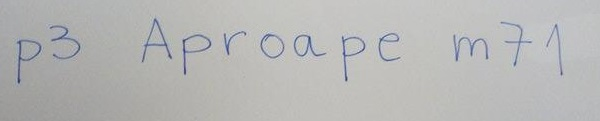
#> input picture test20.jpg, 600 x 121 px
$ python test.py
#> lines starting #> are read from the running program, lines starting #| are printed output that depends on the picture; after the words box and inside, x2 and y2 are one past the last pixel; in counts of white or black regions, pixels touching at a corner belong together
import cv2
from operator import itemgetter
from sklearn import svm
from sklearn.ensemble import BaggingClassifier, RandomForestClassifier
import pickle

def overlap(arr1, arr2):
    if arr1[0]>arr2[0] and arr1[0]<arr2[0]+arr2[2] and arr1[1]>arr2[1] and arr1[1]<arr2[1]+arr2[3]:
        return True
    return False

def test():
    img = cv2.imread('test20.jpg')
#> img is the input picture: shape (121, 600, 3); mean B, G, R 182.3, 183.1, 182.8
    (h, w) = img.shape[:2]
#> h = 121; w = 600
    image_size = h*w
#> image_size = 72600
    mser = cv2.MSER_create()
    mser.setMaxArea(int(image_size/2))
    mser.setMinArea(40)

    gray = cv2.cvtColor(img, cv2.COLOR_BGR2GRAY)
    bw = cv2.adaptiveThreshold(gray, 255.0, cv2.ADAPTIVE_THRESH_GAUSSIAN_C, cv2.THRESH_BINARY,111,7.58)
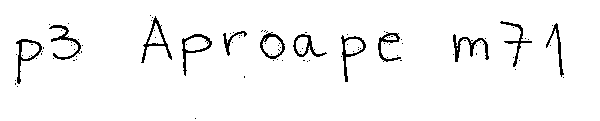
#> bw: shape (121, 600); 96.2% white; black in thin lines or dots, all inside (x1, y1, x2, y2) = (15, 15, 564, 119)
    regions, rects = mser.detectRegions(bw)
#> regions = 19 items; rects = 19 rows, first 6: [453, 34, 36, 28], [546, 23, 18, 54], [500, 21, 32, 46], [141, 16, 31, 47], [378, 33, 23, 29], [341, 35, 25, 47]
    cv2.imwrite('bw.jpg',bw)
    array=rects.tolist()
#> array = 19 items, first 6: [453, 34, 36, 28], [546, 23, 18, 54], [500, 21, 32, 46], [141, 16, 31, 47], [378, 33, 23, 29], [341, 35, 25, 47]
    # [7 lines of commented-out code are left out]

    toremove=[]
    array=sorted(array,key=itemgetter(1))
#> array = 19 items, first 6: [141, 16, 31, 47], [500, 21, 32, 46], [546, 23, 18, 54], [148, 23, 16, 21], [49, 25, 32, 35], [223, 31, 24, 25]
    for i in range(len(array)):
        for j in range(i):
            if overlap(array[i],array[j]):
                toremove.append(array[i])
                break
#> this loop made 19 passes
#> after the loop, toremove = [[148, 23, 16, 21], [384, 35, 13, 5], [296, 37, 12, 18], [262, 37, 20, 19], [185, 37, 24, 14], [345, 39, 18, 15], [21, 42, 18, 17]]

    for item in toremove:
        array.remove(item)
#> this loop made 7 passes
#> after the loop, array = [[141, 16, 31, 47], [500, 21, 32, 46], [546, 23, 18, 54], [49, 25, 32, 35], [223, 31, 24, 25], [378, 33, 23, 29], [260, 33, 25, 26], [453, 34, 36, 28], [293, 34, 34, 23], [182, 34, 30, 42], [341, 35, 25, 47], [16, 39, 26, 45]]

    hsum=0
    wsum=0
    wmultiplier=1.56
    for i in range(len(array)):
        hsum+=array[i][3]
        wsum+=array[i][2]
#> this loop made 12 passes
#> (hsum, wsum) on passes 1 to 12: (47, 31), (93, 63), (147, 81), (182, 113), (207, 137), (236, 160), (262, 185), (290, 221), (313, 255), (355, 285), (402, 310), (447, 336)
#> after the loop, hsum = 447; wsum = 336
    avgh=int(hsum/len(array))+10
#> avgh = 47
    avgw=int(wsum/len(array))+10
#> avgw = 38

    print(avgw*wmultiplier)
#| 59.28
    separator=0
    inith=array[0][1]
#> inith = 16
    for i in range(len(array)):
        if array[i][1]-avgh>inith:
            inith=array[i][1]
            array[separator:i]=sorted(array[separator:i],key=itemgetter(0))
            separator=i
#> this loop made 12 passes
#> after the loop, inith = 16; separator = 0
    array[separator:len(array)]=sorted(array[separator:len(array)],key=itemgetter(0))


    unet_path='network.pkl'
#> (the run stopped early here; a loop or call above may not have finished)

$ run again, with test16.jpg copied over test20.jpg
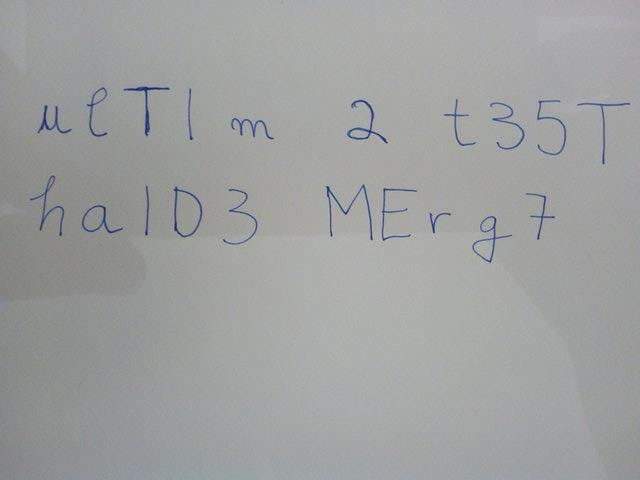
#> input picture test16.jpg, 640 x 480 px
#> in test, img is the input picture: shape (480, 640, 3); mean B, G, R 160, 160.4, 158.9
#> in test, `bw = cv2.adaptiveThreshold(gray, 255.0, cv2.ADAPTIVE_THRESH_GAUSSIAN_C..`:
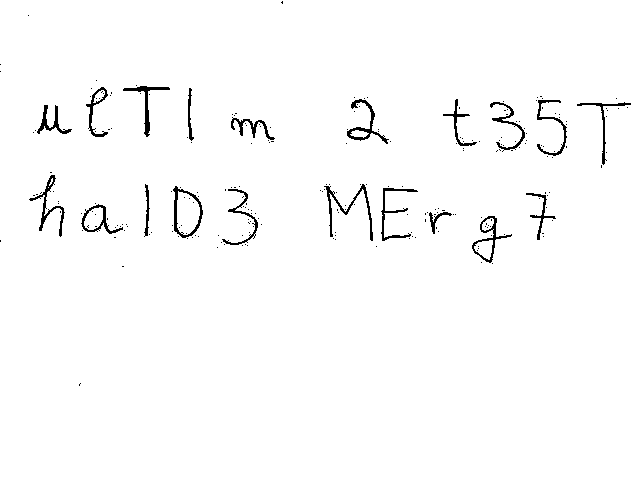
#> bw: shape (480, 640); 98.1% white; black in thin lines or dots, all inside (x1, y1, x2, y2) = (0, 1, 631, 386)
#> regions = 26 items; rects = 26 rows, first 6: [324, 184, 49, 57], [577, 102, 54, 63], [526, 193, 30, 47], [537, 100, 30, 56], [490, 102, 35, 48], [472, 216, 40, 47]
#> in test, `array=rects.tolist()`: array = 26 items, first 6: [324, 184, 49, 57], [577, 102, 54, 63], [526, 193, 30, 47], [537, 100, 30, 56], [490, 102, 35, 48], [472, 216, 40, 47]
#> in test, `array=sorted(array,key=itemgetter(1))`: array = 26 items, first 6: [123, 86, 47, 51], [86, 87, 22, 50], [188, 88, 6, 53], [93, 90, 12, 13], [443, 99, 34, 47], [347, 99, 42, 45]
#> the loop in test, `for i in range(len(array)):` made 26 passes
#> after the loop in test, `for i in range(len(array)):`: toremove = [[93, 90, 12, 13], [350, 130, 19, 8], [177, 191, 23, 44], [84, 207, 19, 23], [482, 218, 12, 13], [474, 240, 19, 20]]
#> the loop in test, `for item in toremove:` made 6 passes
#> after the loop in test, `for item in toremove:`: array = 20 items, first 6: [123, 86, 47, 51], [86, 87, 22, 50], [188, 88, 6, 53], [443, 99, 34, 47], [347, 99, 42, 45], [537, 100, 30, 56]
#> the loop in test, `for i in range(len(array)):` made 20 passes
#> (hsum, wsum) on passes 1 to 8: (51, 47), (101, 69), (154, 75), (201, 109), (246, 151), (302, 181), (365, 235), (413, 270)
#> after the loop in test, `for i in range(len(array)):`: hsum = 942; wsum = 678
#> avgh = 57
#> avgw = 43
#| 67.08
#> in test, `inith=array[0][1]`: inith = 86
#> the loop in test, `for i in range(len(array)):` made 20 passes
#> (inith, separator) on pass 11: (175, 10)
#> after the loop in test, `for i in range(len(array)):`: array = 20 items, first 6: [37, 105, 35, 29], [86, 87, 22, 50], [123, 86, 47, 51], [188, 88, 6, 53], [231, 118, 44, 22], [347, 99, 42, 45]; inith = 175; separator = 10

$ run again, with test17.jpg copied over test20.jpg
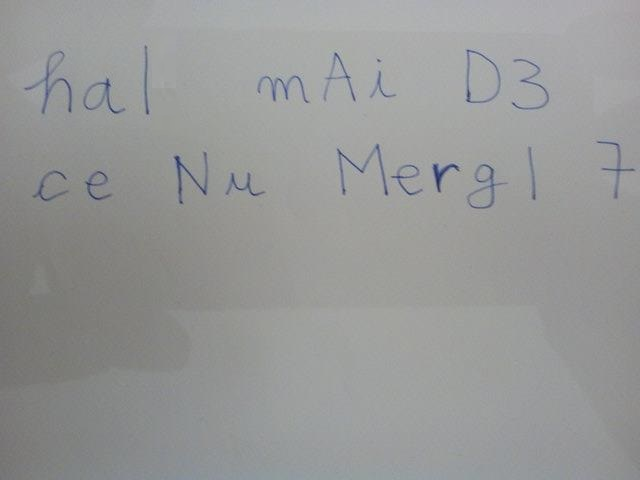
#> input picture test17.jpg, 640 x 480 px
#> in test, img is the input picture: shape (480, 640, 3); mean B, G, R 151.3, 152, 150.9
#> in test, `bw = cv2.adaptiveThreshold(gray, 255.0, cv2.ADAPTIVE_THRESH_GAUSSIAN_C..`:
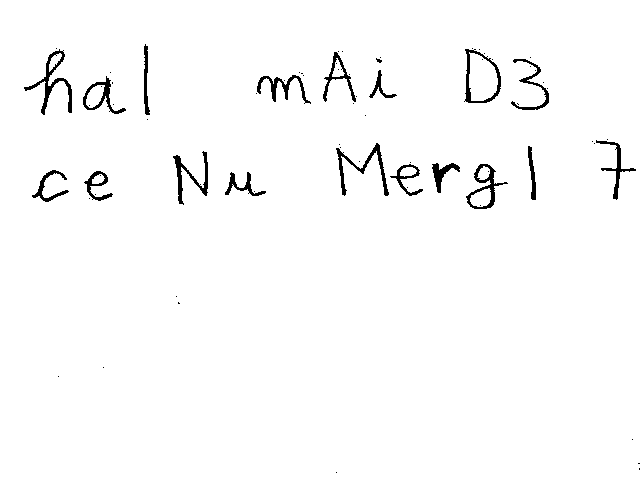
#> bw: shape (480, 640); 97.9% white; 73 black regions (55 under 20 px), largest, box (x1, y1, x2, y2) and area: (24, 49, 72, 115) 594, (336, 143, 389, 196) 527, (173, 151, 208, 205) 473
#> regions = 26 items; rects = 26 rows, first 6: [24, 49, 48, 66], [596, 140, 40, 60], [528, 146, 8, 54], [511, 59, 38, 51], [466, 164, 42, 45], [465, 49, 36, 54]
#> in test, `array=rects.tolist()`: array = 26 items, first 6: [24, 49, 48, 66], [596, 140, 40, 60], [528, 146, 8, 54], [511, 59, 38, 51], [466, 164, 42, 45], [465, 49, 36, 54]
#> in test, `array=sorted(array,key=itemgetter(1))`: array = 26 items, first 6: [144, 44, 6, 71], [24, 49, 48, 66], [465, 49, 36, 54], [323, 52, 33, 50], [469, 52, 29, 49], [49, 53, 13, 19]
#> the loop in test, `for i in range(len(array)):` made 26 passes
#> after the loop in test, `for i in range(len(array)):`: toremove = [[469, 52, 29, 49], [49, 53, 13, 19], [332, 58, 13, 19], [86, 85, 19, 23], [477, 166, 13, 14], [400, 167, 17, 10], [92, 174, 13, 10], [470, 188, 21, 19]]
#> the loop in test, `for item in toremove:` made 8 passes
#> after the loop in test, `for item in toremove:`: array = 18 items, first 6: [144, 44, 6, 71], [24, 49, 48, 66], [465, 49, 36, 54], [323, 52, 33, 50], [511, 59, 38, 51], [369, 70, 28, 28]
#> the loop in test, `for i in range(len(array)):` made 18 passes
#> (hsum, wsum) on passes 1 to 8: (71, 6), (137, 54), (191, 90), (241, 123), (292, 161), (320, 189), (349, 243), (387, 286)
#> after the loop in test, `for i in range(len(array)):`: hsum = 801; wsum = 632
#> avgh = 54
#> avgw = 45
#| 70.2
#> in test, `inith=array[0][1]`: inith = 44
#> the loop in test, `for i in range(len(array)):` made 18 passes
#> (inith, separator) on pass 9: (140, 8)
#> after the loop in test, `for i in range(len(array)):`: array = 18 items, first 6: [24, 49, 48, 66], [83, 76, 43, 38], [144, 44, 6, 71], [257, 75, 54, 29], [323, 52, 33, 50], [369, 70, 28, 28]; inith = 140; separator = 8

$ run again, with test18.jpg copied over test20.jpg
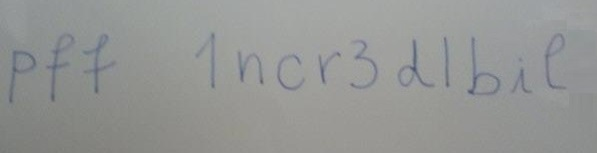
#> input picture test18.jpg, 597 x 153 px
#> in test, img is the input picture: shape (153, 597, 3); mean B, G, R 148.6, 150.1, 148.4
#> in test, `bw = cv2.adaptiveThreshold(gray, 255.0, cv2.ADAPTIVE_THRESH_GAUSSIAN_C..`:
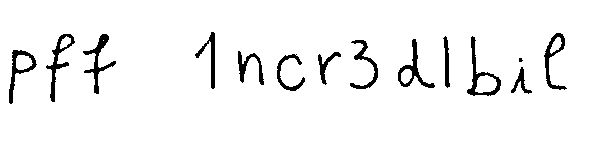
#> bw: shape (153, 597); 95.3% white; 14 black regions (1 under 20 px), largest, box (x1, y1, x2, y2) and area: (83, 34, 116, 94) 447, (467, 36, 501, 96) 438, (46, 34, 75, 102) 435
#> regions = 18 items; rects = 18 rows, first 6: [83, 34, 33, 60], [544, 33, 23, 57], [511, 67, 21, 27], [467, 36, 34, 60], [443, 36, 7, 52], [398, 39, 37, 49]
#> in test, `array=rects.tolist()`: array = 18 items, first 6: [83, 34, 33, 60], [544, 33, 23, 57], [511, 67, 21, 27], [467, 36, 34, 60], [443, 36, 7, 52], [398, 39, 37, 49]
#> in test, `array=sorted(array,key=itemgetter(1))`: array = 18 items, first 6: [195, 32, 20, 57], [544, 33, 23, 57], [83, 34, 33, 60], [46, 34, 29, 68], [467, 36, 34, 60], [443, 36, 7, 52]
#> the loop in test, `for i in range(len(array)):` made 18 passes
#> after the loop in test, `for i in range(len(array)):`: toremove = [[60, 36, 11, 13], [550, 37, 12, 17], [16, 55, 17, 15], [401, 69, 11, 15], [475, 75, 22, 18]]
#> the loop in test, `for item in toremove:` made 5 passes
#> after the loop in test, `for item in toremove:`: array = [[195, 32, 20, 57], [544, 33, 23, 57], [83, 34, 33, 60], [46, 34, 29, 68], [467, 36, 34, 60], [443, 36, 7, 52], [398, 39, 37, 49], [350, 40, 28, 49], [9, 50, 28, 54], [238, 51, 26, 34], [318, 52, 23, 33], [277, 54, 28, 37], [511, 67, 21, 27]]
#> the loop in test, `for i in range(len(array)):` made 13 passes
#> (hsum, wsum) on passes 1 to 8: (57, 20), (114, 43), (174, 76), (242, 105), (302, 139), (354, 146), (403, 183), (452, 211)
#> after the loop in test, `for i in range(len(array)):`: hsum = 637; wsum = 337
#> avgh = 59
#> avgw = 35
#| 54.6
#> in test, `inith=array[0][1]`: inith = 32
#> the loop in test, `for i in range(len(array)):` made 13 passes
#> after the loop in test, `for i in range(len(array)):`: separator = 0
